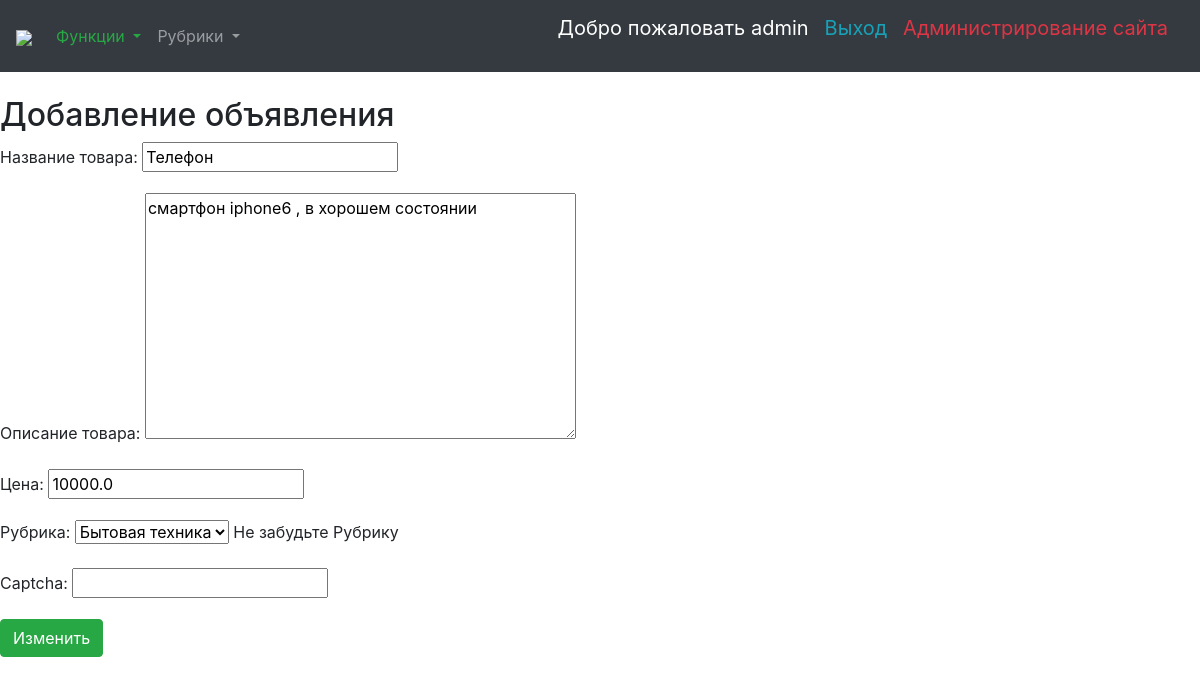
Screenshot of /update/8/ (signed in) with the database file from the repository.
### bboard/models.py (models this page shows)
class Bd(models.Model):
	title = models.CharField(max_length=50, verbose_name='Товар')
	content = models.TextField(null=True, blank=True, verbose_name='Описание')
	price = models.FloatField(null=True, blank=True, default=0, verbose_name='Цена')
	published = models.DateTimeField(auto_now_add=True, db_index=True, verbose_name='Опубликовано')
	rubric = models.ForeignKey('Rubric', null=True,
		on_delete=models.PROTECT, verbose_name='Рубрика')
	class Meta:
		verbose_name_plural='Объявления'
		verbose_name='Объявление'
		ordering=['-published']
	objects = models.Manager()
	reverse = BdManager()

### bboard/views.py (the view)
# urls.py: path('update/<int:pk>/', update,
def update(request, pk):
	if request.user.is_superuser or request.user.is_staff:
		bd = Bd.objects.get(pk=pk)
		if request.method == 'POST':
			bdf = BdForm(request.POST, instance=bd)
			if bdf.is_valid():
				bdf.save()
				return HttpResponseRedirect(reverse('bboard:by_rubric',
					kwargs={'rubric_id': bdf.cleaned_data['rubric'].pk}))
			else:
				context = {'form':bdf}
				return render(request, 'bboard/bd_update.html', context)
		else:
			bdf = BdForm(instance=bd)
			context = {'form':bdf}
			return render(request, 'bboard/bd_update.html', context)
	else:
		return HttpResponseForbidden('У вас нет доступа')

### bboard/forms.py (shortened to what this page needs)
class BdForm(forms.ModelForm):
	title = forms.CharField(label = 'Название товара')
	content = forms.CharField(label = 'Описание товара',
			widget = forms.widgets.Textarea())
	price = forms.DecimalField(label = 'Цена', decimal_places=2)
	rubric = forms.ModelChoiceField(queryset=Rubric.objects.all(),
			label = 'Рубрика', help_text = 'Не забудьте Рубрику')
	captcha = CaptchaField()
	class Meta:
		model = Bd
		fields = ('title', 'content', 'price', 'rubric')

### bboard/models.py (called while the page is built)
	def __str__(self):
		return self.name

### bboard/templates/bboard/bd_update.html (shortened to what this page needs)
{% extends "layout/basic.html" %}
{% block content %}
<h2>Добавление объявления</h2>
<form  action="{% url 'bboard:add' %}" method="POST">
	{{ form.as_p }}
	<input type="submit" value="Изменить" class="btn btn-success">
</form>
{% endblock %}

### bboard/templates/layout/basic.html (shortened to what this page needs)
{% load static %}
{% load bbcode_tags %}
{% load bootstrap4 %}
{% load my_templatetags %}
<!DOCTYPE html>
<html lang="en">
<head>
	{% bootstrap_css %}
</head>
<body>
	<nav class="navbar navbar-expand-sm bg-dark navbar-dark">
		<a class="navbar-brand" href="{% url 'bboard:index' %}"><img src="/static/bboard/bg1.jpg" style="width:64px;"></a>
		<ul class="navbar-nav ">
			<li>
				<a class="nav-link dropdown-toggle text-success" href="#" id="navbardrop" data-toggle="dropdown">
					Функции
				</a>
			</li>
			<li class="nav-item dropdown">
				<a class="nav-link dropdown-toggle" href="#" id="navbardrop" data-toggle="dropdown">
					Рубрики
				</a>
			</li>
		</ul>
		<ul class="navbar-nav ml-auto">
			{% if user.is_authenticated %}
				<p class="navbar-brand">Добро пожаловать {{ user.username }}</p>
				<a class="navbar-brand text-info" href="{% url 'bboard:logout' %}">Выход</a><br>
				{% if user.is_staff %}
					<a class="navbar-brand text-danger" href="admin/">Администрирование сайта</a>
				{% elif user.is_superuser %}
					<a class="navbar-brand text-danger" href="admin/">Администрирование сайта</a>
				{% endif %}
			{% else %}
				<a class="navbar-brand" href="{% url 'bboard:login' %}">Войти</a>
				<a class="navbar-brand" href="{% url 'bboard:register' %}">Регистрация</a>
			{% endif %}
		</ul>
	</nav>
	<br>
	<section>
		{% block content %}
		{% endblock %}
	</section>
</body>
</html>

### rows the page displays
Bd: title "Телефон", content "смартфон iphone6 , в хорошем состоянии", price "10000.0", rubric "Бытовая техника"

### other values shown
{{ user.username }} "admin"
